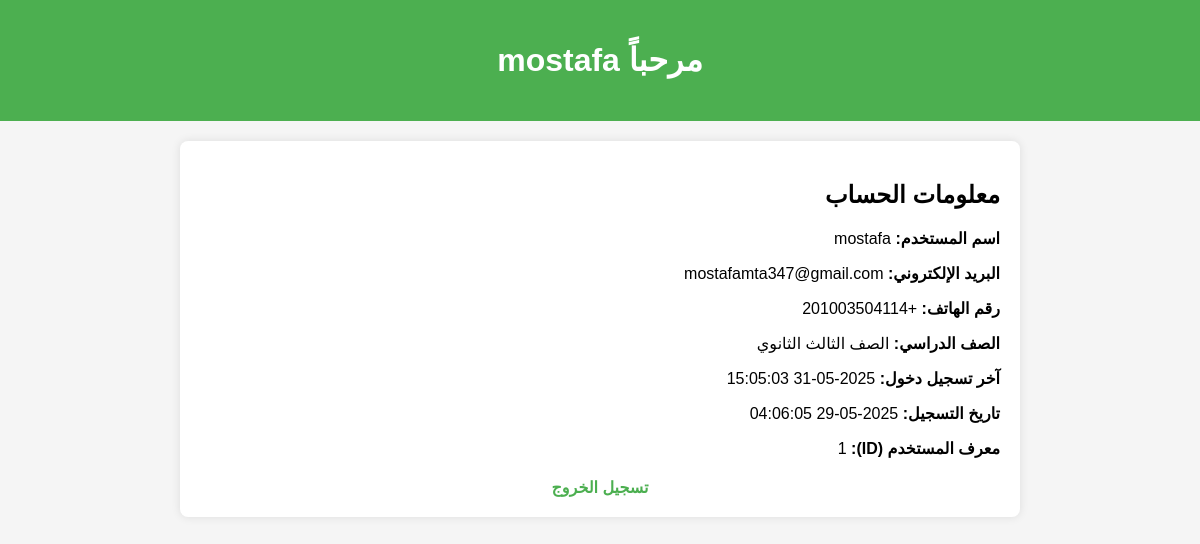
The page /dashboard.php (signed in) on the database as committed earlier.
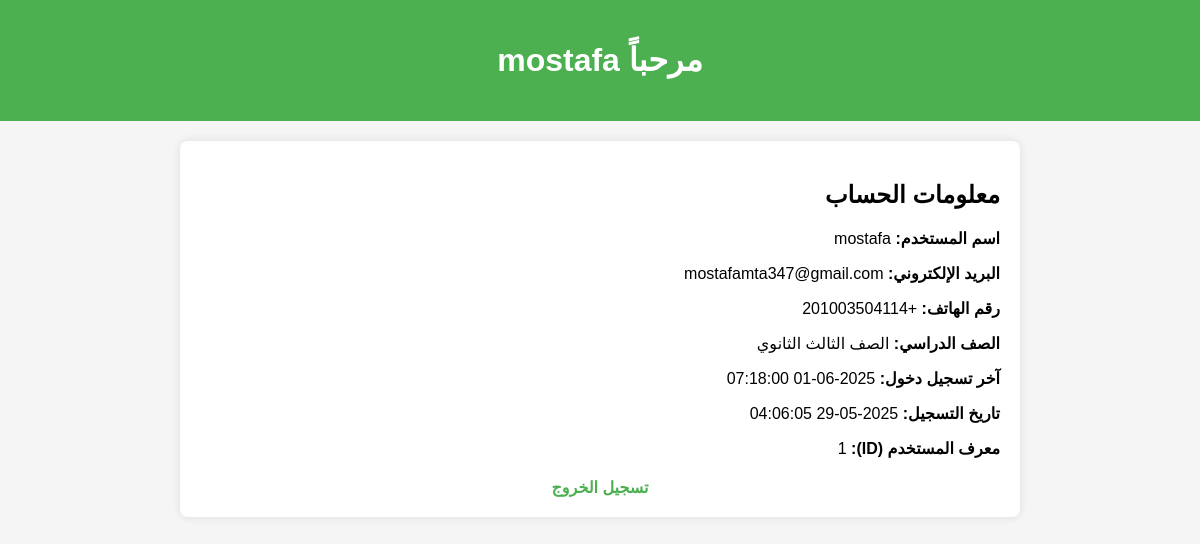
The same page on the database as committed later.
### tables this page shows
CREATE TABLE `users` (
  `id` int(11) NOT NULL,
  `username` varchar(50) DEFAULT NULL,
  `email` varchar(100) NOT NULL,
  `phone` varchar(20) NOT NULL,
  `password` varchar(255) DEFAULT NULL,
  `registration_date` datetime NOT NULL DEFAULT current_timestamp(),
  `last_login` datetime NOT NULL,
  `student_class` varchar(50) NOT NULL
);

### dashboard.php (the view, shortened to what this page needs)
<?php
require_once './php/config.php';
$stmt = $pdo->prepare("SELECT * FROM users WHERE id = ?");
$stmt->execute([$_SESSION['user_id']]);
$user = $stmt->fetch();
?>
<!DOCTYPE html>
<html lang="ar" dir="rtl">
<head>
</head>
<body>
    <div class="header">
        <h1>مرحباً <?php echo htmlspecialchars($user['username']); ?></h1>
    </div>
    <div class="container">
        <div class="user-info">
            <h2>معلومات الحساب</h2>
            <p><strong>اسم المستخدم:</strong> <?php echo htmlspecialchars($user['username']); ?></p>
            <?php if (!empty($user['email'])): ?>
                <p><strong>البريد الإلكتروني:</strong> <?php echo htmlspecialchars($user['email']); ?></p>
            <?php endif; ?>
            <?php if (!empty($user['phone'])): ?>
                <p><strong>رقم الهاتف:</strong> <?php echo htmlspecialchars($user['phone']); ?></p>
            <?php endif; ?>
            <p><strong>الصف الدراسي:</strong> <?php echo htmlspecialchars($user['student_class']); ?></p>
            <p><strong>آخر تسجيل دخول:</strong> <?php echo $user['last_login'] ? date('Y-m-d H:i:s', strtotime($user['last_login'])) : 'أول دخول'; ?></p>
            <p><strong>تاريخ التسجيل:</strong> <?php echo date('Y-m-d H:i:s', strtotime($user['registration_date'])); ?></p>
            <p><strong>معرف المستخدم (ID):</strong> <?php echo $user['id']; ?></p>
        </div>
        <div class="logout">
            <a href="logout.php">تسجيل الخروج</a>
        </div>
    </div>
</body>
</html>

Rows that differ between the two databases and show on the page:
changed users "mostafa": last_login "2025-05-31 15:05:03" → "2025-06-01 07:18:00"
